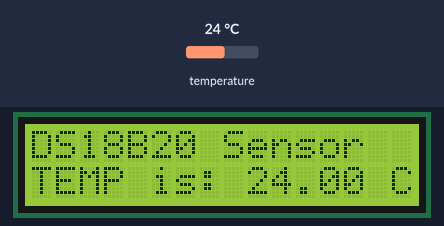
A sketch run on a simulated Arduino Nano, built with avr-gcc and run on an emulated ATmega328P. On the bench: 16×2 character LCD. The inputs (shaded band) are chosen by the test bench; at power-on: temperature 24 °C. What the sketch prints to the serial monitor is not drawn.

Above: at 1.2 s.
1.3 s: temperature set to 12 °C
At 3.6 s:
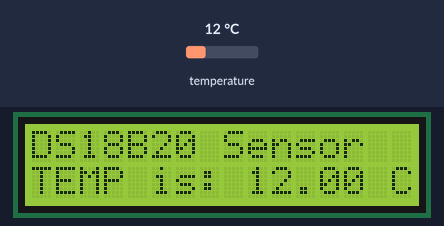
4.1 s: temperature set to 19 °C
At 5.9 s:
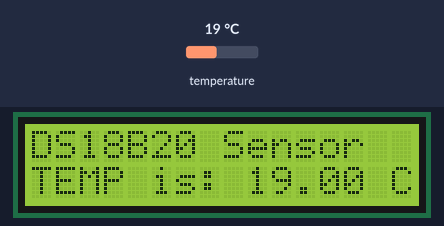
6.6 s: temperature set to 28 °C
At 9.4 s:
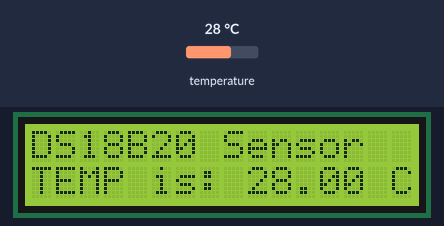
Timing chart, 0 to 10.9 s (numbered marks = the images above; inputs shaded):
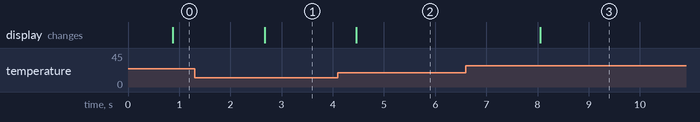

Measured:
- after the input at 1.3 s, the display: changes after 1.4 s (image 1)
- after the input at 4.1 s, the display: changes after 0.36 s (image 2)
- after the input at 6.6 s, the display: changes after 1.5 s (image 3)

The sketch:

LCD1602_SEN_DS18B20.ino
```cpp
#include <Wire.h>              // I2C
#include <DallasTemperature.h> // DS18B20
#include <LiquidCrystal_I2C.h> // LCD1602

#define NANO        // NANO 보드인 경우 define
//#define BLUEPILL  // BLUEPILL 보드인 경우 define

#ifdef NANO                 // NANO가 정의되면
#define ONE_WIRE_BUS  3     // tempPin을 3로 하고
#endif                      // #ifdef 사용 후 반드시 #endif

#ifdef BLUEPILL             // BLUEPILL이 정의되면
#define ONE_WIRE_BUS PB5    // tempPin을 PB5로 하고
#endif                      // #ifdef 사용 후 반드시 #endif

OneWire oneWire(ONE_WIRE_BUS); // 모든 OneWire device 통신 설정
DallasTemperature tempSensor(&oneWire); // DallasTemperature instance 설정
LiquidCrystal_I2C lcd(0x27, 16, 2); // set the LCD address(I2C) to 0x27

void setup()
{
    Serial.begin(115200); // start serial port
    lcd.begin();          // LCD initialize
    tempSensor.begin();   // Start up tempSensor
}

void loop()
{
    tempSensor.requestTemperatures(); // 온도를 읽기위한 명령 요청
    // 0 refers to first DS18B20 on the wire
    float tempDS18B20 = tempSensor.getTempCByIndex(0);

    // LCD1602_I2C Display
    lcd.setCursor(0, 0); // cursor at x=0, y=0 position
    lcd.print("DS18B20 Sensor");

    lcd.setCursor(0, 1); // cursor at x=0, y=1 position
    lcd.print("TEMP is: ");
    lcd.print(tempDS18B20);
    lcd.print(" C");

    // Serial monitor
    Serial.print("DS18B20 Temperature: ");
    Serial.print(tempDS18B20);
    Serial.println(" *C");
    delay(1000);
}
```
